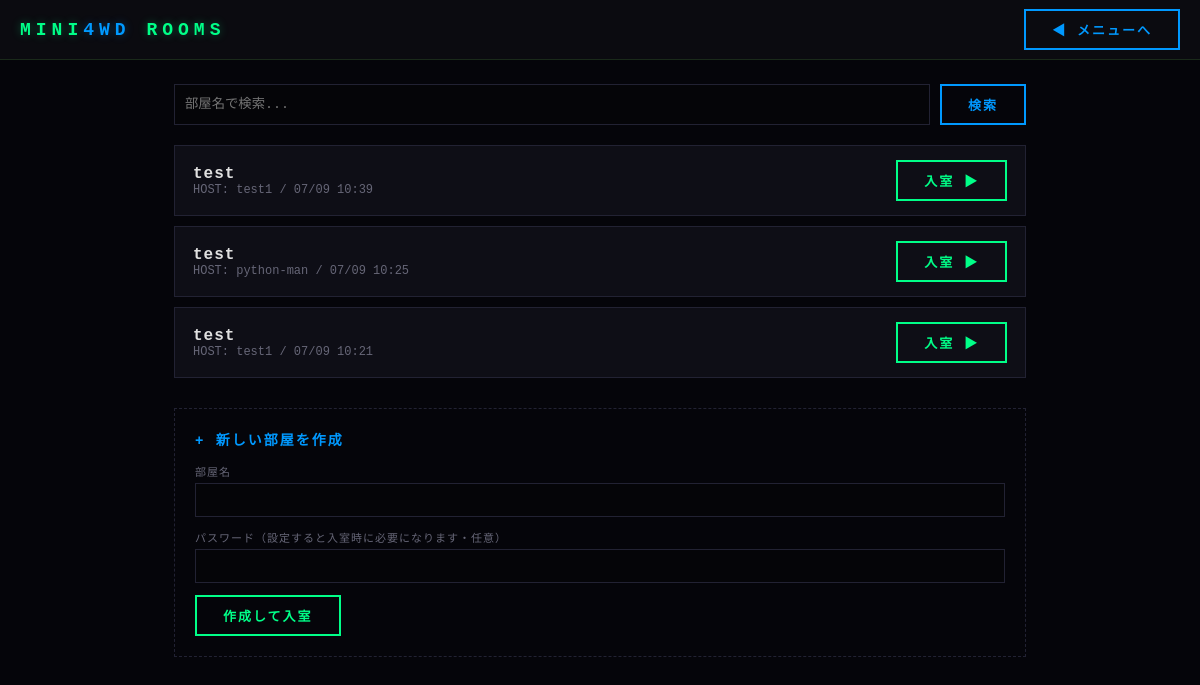
The page /rooms/ (signed in) on the database as committed earlier.
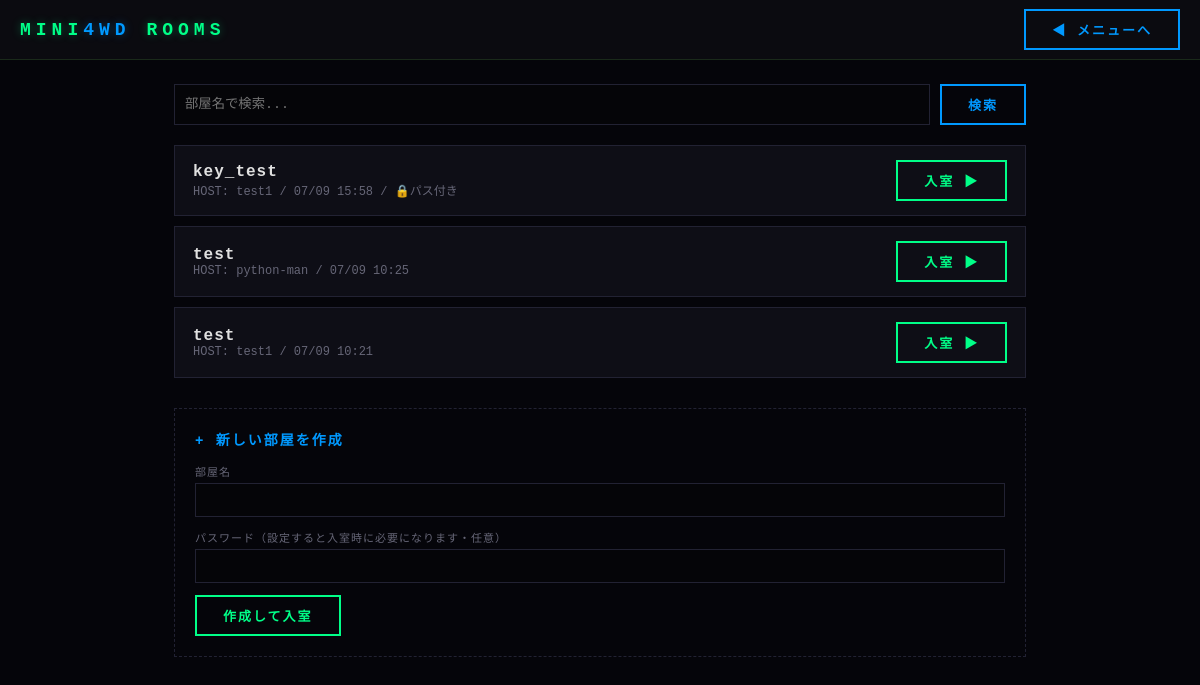
The same page on the database as committed later.
### rooms/models/room_model.py (models this page shows, shortened)
class Room(models.Model):
    STATUS_WAITING = "WAITING"
    STATUS_RACING = "RACING"
    STATUS_CHOICES = [
        (STATUS_WAITING, "待機中"),
        (STATUS_RACING, "レース中"),
    ]
    room_id = models.CharField(max_length=36, primary_key=True, default=generate_room_id, editable=False)
    host_user = models.ForeignKey(
        settings.AUTH_USER_MODEL,
        on_delete=models.SET_NULL,
        null=True,
        related_name="hosted_rooms",
        verbose_name="ホストユーザー",
    )
    room_name = models.CharField(max_length=64)
    is_public = models.BooleanField(default=True)
    password = models.CharField(max_length=64, null=True, blank=True, help_text="パス付き部屋用（null許容）")
    status = models.CharField(max_length=10, choices=STATUS_CHOICES, default=STATUS_WAITING)
    created_at = models.DateTimeField(auto_now_add=True)
    bot_list = models.JSONField(default=list, blank=True, help_text='現在のBotリスト（例: ["Bot1","Bot2"]）')
    current_race_setup = models.JSONField(
        null=True, blank=True,
        help_text="race_consumer.send_race_setup()が生成した race_seed/car_configs/参加者対応表",
    )
    class Meta:
        db_table = "room"
        verbose_name = "部屋"
        verbose_name_plural = "部屋"
    @property
    def has_password(self):
        return bool(self.password)

### accounts/models/user_model.py (models this page shows, shortened)
class User(AbstractBaseUser, PermissionsMixin):
    user_id = models.BigAutoField(primary_key=True)
    name = models.CharField(
        max_length=32,
        unique=True,
        validators=[validate_halfwidth_name],
        help_text="半角英数字のみ、32字以下",
    )
    car = models.ForeignKey(
        "garage.Car",
        null=True,
        blank=True,
        on_delete=models.SET_NULL,
        related_name="equipped_by_users",
        verbose_name="現在装備中の車体",
    )
    achievement = models.ForeignKey(
        "accounts.Achievement",
        null=True,
        blank=True,
        on_delete=models.SET_NULL,
        related_name="featured_by_users",
        verbose_name="表示中の実績",
    )
    rate = models.IntegerField(default=1500, verbose_name="レート")
    en = models.BigIntegerField(default=0, verbose_name="ゲーム内通貨")
    tickets = models.IntegerField(default=0, verbose_name="購入チケット数")
    last_login_at = models.DateTimeField(
        null=True,
        blank=True,
        verbose_name="最終ログイン日時（ログインボーナス判定用）",
    )
    is_active = models.BooleanField(default=True)
    is_staff = models.BooleanField(default=False)
    date_joined = models.DateTimeField(auto_now_add=True)
    objects = UserManager()
    USERNAME_FIELD = "name"
    REQUIRED_FIELDS = []
    class Meta:
        db_table = "user"
        verbose_name = "ユーザー"
        verbose_name_plural = "ユーザー"

### rooms/views/rooms_view.py (the view)
# urls.py: path("", views.rooms_list_view, name="index"),
@login_required
def rooms_list_view(request):
    q = request.GET.get("q", "").strip()
    rooms = Room.objects.filter(status=Room.STATUS_WAITING).order_by("-created_at")
    if q:
        rooms = rooms.filter(room_name__icontains=q)
    form = RoomCreateForm()
    return render(request, "rooms/rooms.html", {"rooms": rooms[:100], "form": form, "query": q})

### rooms/forms.py
class RoomCreateForm(forms.Form):
    room_name = forms.CharField(max_length=64, label="部屋名")
    password = forms.CharField(
        max_length=64, required=False,
        label="パスワード（設定すると入室時にパスワードが必要になります）",
    )

### rooms/templates/rooms/rooms.html (shortened to what this page needs)
{% load static %}
<!DOCTYPE html>
<html lang="ja">
<head>
    <link rel="stylesheet" href="{% static 'accounts/style.css' %}">
</head>
<body>
    <div id="header">
        <div id="title">MINI<span>4WD</span> ROOMS</div>
        <a class="btn alt" href="{% url 'menu:index' %}">◀ メニューへ</a>
    </div>
    <div id="rooms-main">
        <form method="get" class="search-row">
            <input type="text" name="q" value="{{ query }}" placeholder="部屋名で検索...">
            <button type="submit" class="btn alt">検索</button>
        </form>
        <div class="room-list">
            {% for room in rooms %}
            <div class="room-row">
                <div>
                    <div class="rn">{{ room.room_name }}</div>
                    <div class="meta">HOST: {{ room.host_user.name }} / {{ room.created_at|date:"m/d H:i" }}{% if room.has_password %} / 🔒パス付き{% endif %}</div>
                </div>
                <a class="btn" href="{% url 'game:race' room.room_id %}">入室 ▶</a>
            </div>
            {% empty %}
            <p class="hint-text">現在公開されている部屋はありません。新しく作成しましょう。</p>
            {% endfor %}
        </div>
        <div class="create-card">
            <h3>+ 新しい部屋を作成</h3>
            <form method="post" action="{% url 'rooms:create' %}">
                <div class="field">
                    <label>部屋名</label>
                    {{ form.room_name }}
                </div>
                <div class="field">
                    <label>パスワード（設定すると入室時に必要になります・任意）</label>
                    {{ form.password }}
                </div>
                <button type="submit" class="btn">作成して入室</button>
            </form>
        </div>
    </div>
</body>
</html>

Rows that differ between the two databases and show on the page:
no longer on this page (row edited): Room: room_name "test", host_user.name "test1", created_at "07/09 10:39"
added Room: room_name "key_test", host_user.name "test1", created_at "07/09 15:58", password "/ 🔒パス付き"
